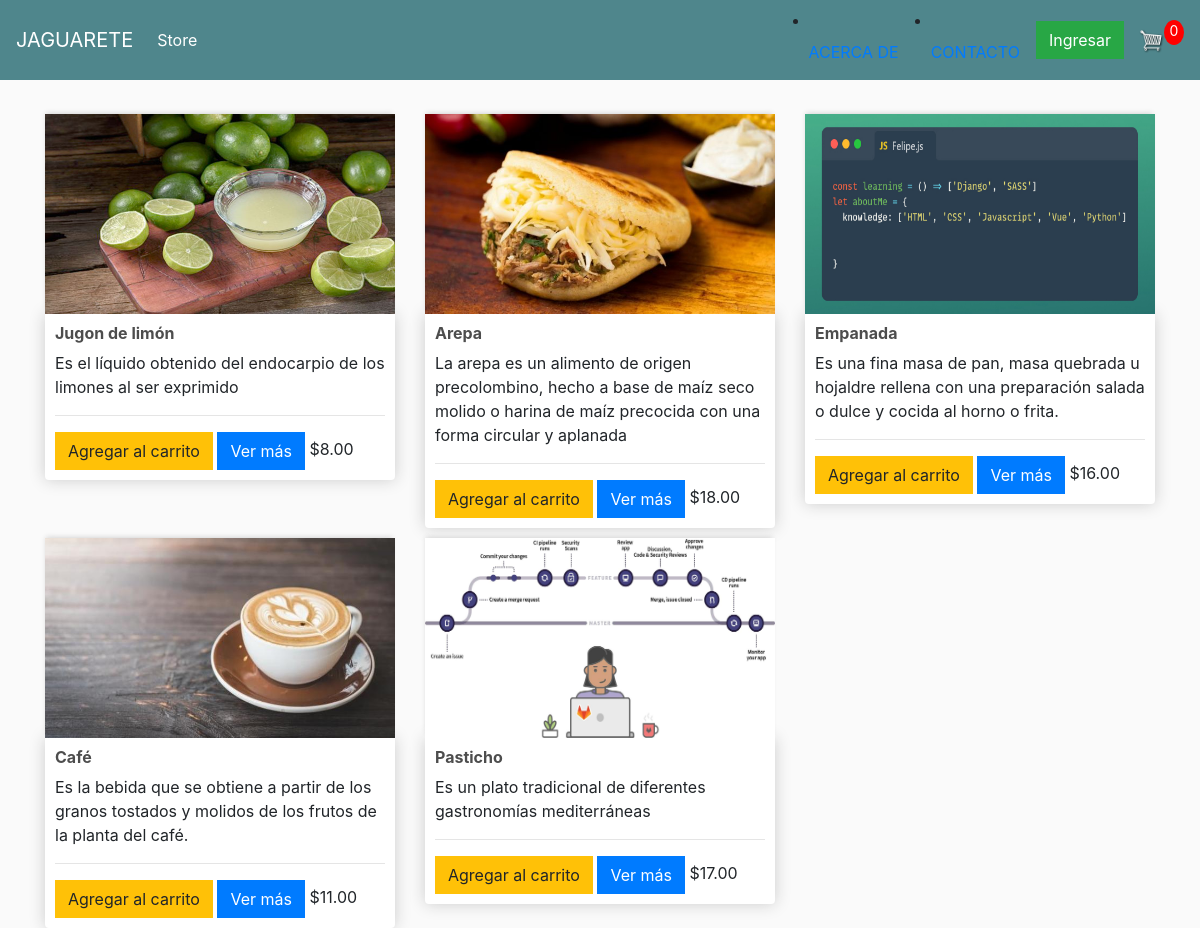
The page / on the database its author committed.
### store/models.py (models this page shows, shortened)
class Product(models.Model):
    name= models.CharField(max_length=200,null = True)
    price = models.DecimalField(max_digits=7, decimal_places=2)
    img = models.ImageField(null= True,blank=True)
    description = models.CharField(max_length=255,default="")
    category = models.CharField(max_length=255,default="Comidas")

### store/views.py (the view)
# urls.py: path('',include('store.urls'))
def store(request):
    if request.user.is_authenticated:
        customer = request.user.customer
        order, created = Order.objects.get_or_create(customer=customer, complete=False )
        Items = order.orderitem_set.all()
        carItems = order.get_car_items
    else:
        Items = []
        order = {'get_car_total':0,'get_car_items':0 }
        carItems = order['get_car_items']
    products = Product.objects.all()
    context = {'products':products, 'carItems': carItems}
    return render(request,'store/store.html',context)

### store/templates/store/store.html
{% extends 'store/main.html' %}
{% load static %}
{% block content %}
<div class="row">
    {% for product in products %}
    <div class="col-lg-4">
        <img class="thumbnail" src="{{product.img.url}}" alt="">
        <div class="box-element product">
            <h6><strong>{{product.name}}</strong></h6>
            <p>{{product.description}}</p>
            <hr>
            <button data-product={{product.id}} data-action="add" class="btn btn-warning add-btn update-car">Agregar al carrito</button>
            <a href="#" class="btn btn-primary">Ver más</a>
            <span>${{product.price | floatformat:2}}</span>
        </div>
    </div>
    {% endfor %}
</div>
{% endblock content %}

### static/css/main.css (style rules this page uses)
body { background-color: hsl(0, 0%, 98%); }
h1,h2,h3,h4,h5,h6 { color:hsl(0, 0%, 30%); }
.box-element { box-shadow:hsl(0, 0%, 80%) 0 0 16px; background-color: #fff; border-radius: 4px; padding: 10px; }
.thumbnail { width: 100%; height: 200px; -webkit-box-shadow: -1px -3px 5px -2px rgba(214,214,214,1); -moz-box-shadow: -1px -3px 5px -2px rgba(214,214,214,1); box-shadow: -1px -3px 5px -2px rgba(214,214,214,1); }
.product { border-radius: 0 0 4px 4px; }
.col-lg-4, .col-lg-6, .col-lg-8, .col-lg-12 { margin-top: 10px; }
.btn { border-radius: 0; }

### rows shown on the page
Product: img (picture), name "Jugon de limón", description "Es el líquido obtenido del endocarpio de los limones al ser exprimido", price "8.00"
Product: img (picture), name "Arepa", description "La arepa es un alimento de origen precolombino, hecho a base de maíz seco molido o harina de maíz precocida con una forma circular y aplanada", price "18.00"
Product: img (picture), name "Empanada", description "Es una fina masa de pan, masa quebrada u hojaldre rellena con una preparación salada o dulce y cocida al horno o frita.", price "16.00"
Product: img (picture), name "Café", description "Es la bebida que se obtiene a partir de los granos tostados y molidos de los frutos de la planta del café.", price "11.00"
Product: img (picture), name "Pasticho", description "Es un plato tradicional de diferentes gastronomías mediterráneas", price "17.00"

### other values the page prints
{{ carItems }} "0"
